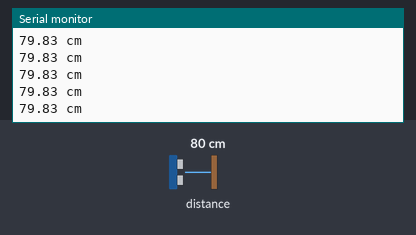
Bench run of a sketch on a simulated Arduino Uno, built with avr-gcc and run on an emulated ATmega328P. Parts: the last lines printed to the serial monitor. Wiring (inferred from the names in the program): ultrasonic range finder: trigger pin 8; echo pin 0. The inputs (shaded band) are chosen by the test bench; at power-on: distance to the obstacle 80 cm. The echo pulse lasts 58.3 µs per cm.

Above: at 1.2 s.
1.3 s: distance to the obstacle set to 2 cm
At 2.2 s:
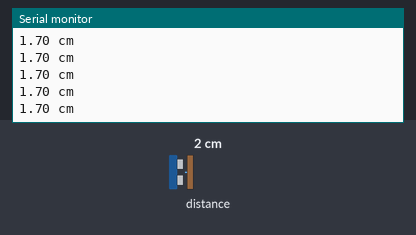
4.3 s: distance to the obstacle set to 250 cm
At 4.9 s:
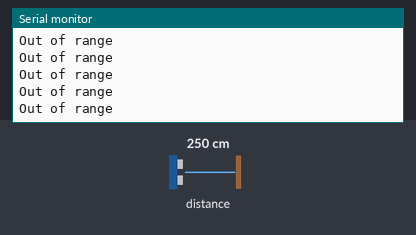
6.2 s: distance to the obstacle set to 197 cm
At 7.1 s:
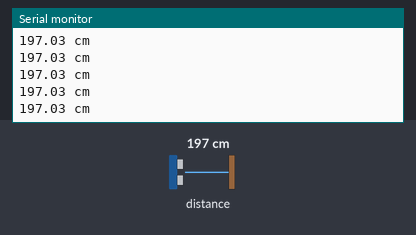
9.2 s: distance to the obstacle set to 250 cm
At 10.2 s:
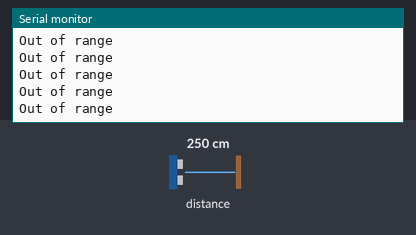
12.2 s: distance to the obstacle set to 18 cm
At 13.2 s:
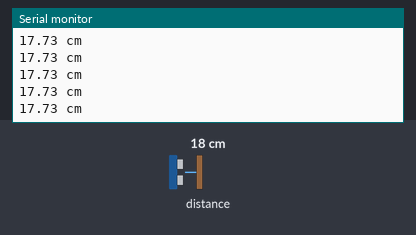
15.2 s: distance to the obstacle set to 299 cm
At 16.1 s:
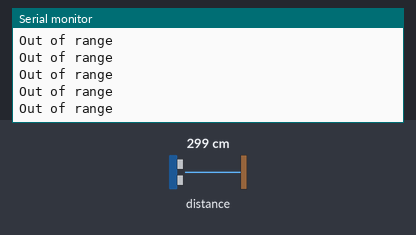
Timing chart, 0 to 18.2 s (numbered marks = the images above; inputs shaded):
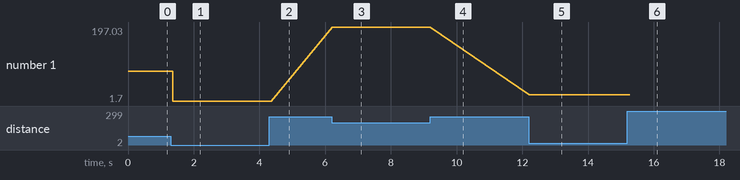

The sketch:

sensor2.ino
```cpp
const static int trigPin = 8; //This is a digital pin
const static int echoPin = 0; //This is a digial pin

void setup() {
  Serial.begin (9600);
  pinMode(trigPin, OUTPUT);
  pinMode(echoPin, INPUT);
}

void loop() {
  float duration, distance;
  digitalWrite(trigPin, LOW);  // Added this line
  delayMicroseconds(2); // Added this line
  digitalWrite(trigPin, HIGH);
  //  delayMicroseconds(1000); - Removed this line
  delayMicroseconds(10); // Added this line
  digitalWrite(trigPin, LOW);
  duration = pulseIn(echoPin, HIGH);
  distance = (duration / 2) / 29.1;
  if (distance >= 200 || distance <= 0) {
    Serial.println("Out of range");
  }
  else {
    Serial.print(distance);
    Serial.println(" cm");
  }
}
```

Measured:
- after the input at 1.3 s, the serial monitor: prints a new line after 0.07 s (image 1)
- after the input at 4.3 s, the serial monitor: prints a new line after 0.07 s (image 2)
- after the input at 6.2 s, the serial monitor: prints a new line at once (image 3)
- after the input at 12.2 s, the serial monitor: prints a new line at once (image 5)
- plotted number 1: 79.83 → 1.7 after the input at 1.3 s, 1.7 → 197.03 after the input at 6.2 s, 197.03 → 17.73 after the input at 12.2 s
